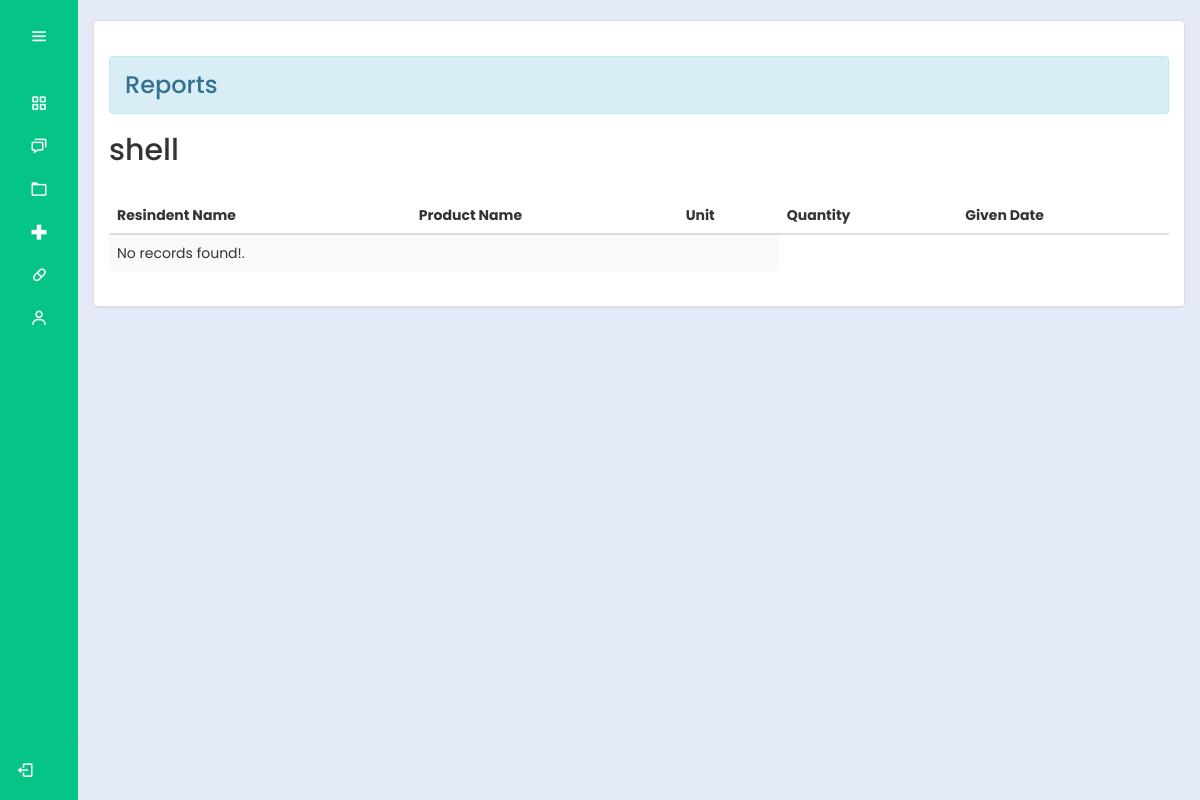
/bhw/report.php?productId=55 (signed in), run on an earlier commit of the app's database.
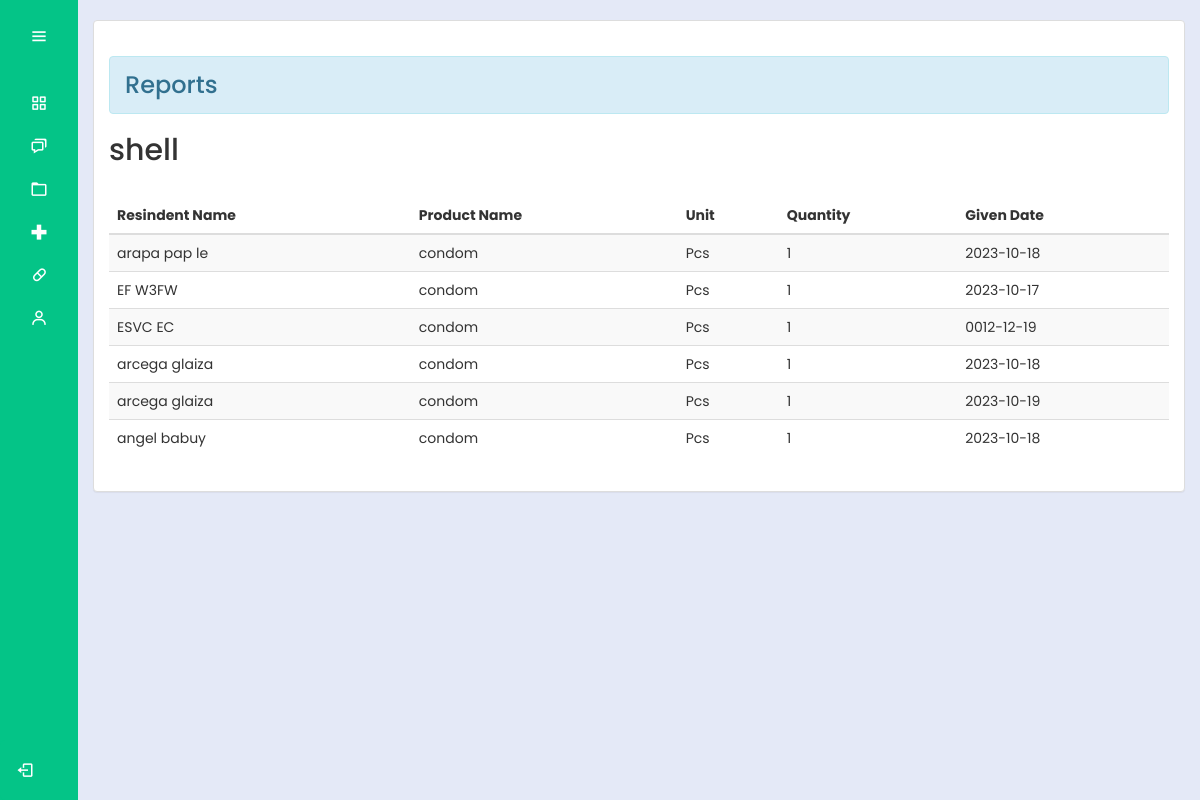
And on a later commit of the database.
### tables this page shows
CREATE TABLE `medicines` (
  `productId` int(30) NOT NULL,
  `productName` varchar(100) NOT NULL,
  `sponsor` varchar(100) NOT NULL,
  `unit` varchar(100) NOT NULL,
  `batch` varchar(100) NOT NULL,
  `quantity1` int(10) NOT NULL,
  `total` int(10) NOT NULL,
  `expDate` date NOT NULL,
  `status` varchar(100) NOT NULL
);

CREATE TABLE `request_medicine` (
  `req_med_Id` int(11) NOT NULL,
  `residentId` varchar(100) NOT NULL,
  `lastName` varchar(200) NOT NULL,
  `firstName` varchar(200) NOT NULL,
  `middleName` varchar(200) NOT NULL,
  `productId` varchar(100) NOT NULL,
  `productName` varchar(200) NOT NULL,
  `unit` varchar(100) NOT NULL,
  `quantity_req` int(100) NOT NULL,
  `givenDate` date NOT NULL
);

### bhw/report.php (the view, shortened to what this page needs)
<?php
@include "../connection/connect.php";
if(isset($_SESSION['user_data'])){
?>
<!DOCTYPE html>
<html lang="en">
<head>
  <link rel="stylesheet" href="../cssmainmenu/style.css">
  <link href='https://unpkg.com/boxicons@2.1.4/css/boxicons.min.css' rel='stylesheet'>
  <link rel = "stylesheet" type = "text/css" href = "../css/bootstrap.css " />
  <link rel = "stylesheet" type = "text/css" href = "../css/style.css" />
    <link rel="stylesheet"  href="vendor/DataTables/jquery.datatables.min.css">
    <link rel="stylesheet"  href="vendor/DataTables/buttons.datatables.min.css">
</head>
<body>
<?php try {
    include_once('side_menu.php');
} catch (Exception $e) {
    echo "Error: " . $e->getMessage();
}
 ?>
  <section class="home-section">
    <br>
				<div class="container-fluid">
		<div class="panel panel-default">
			<div class="panel-body">
				<h3><div class="alert alert-info">Reports</div></h3>
      <div>
        <?php
            if (isset($_GET['productId'])) {
              $desiredProductId = $_GET['productId'];
              $query = $mysqli->query("SELECT * FROM medicines WHERE productId = '$desiredProductId'");
              while ($fetch = $query->fetch_assoc()) {
                echo '<h2>' . $fetch['sponsor'] . '</h2>';
            }
          } else {
              echo '<tr><td colspan="3">product ID not provided in the URL.</td></tr>';
          }
        ?>
      </div>
    <br />
          <table id="table" class="table table-striped">
            <thead>
              <tr>
                <th>Resindent Name</th>
                <th>Product Name</th>
                <th>Unit</th>
                <th>Quantity</th>
                <th>Given Date</th>
              </tr>
            </thead>
          <tbody>
      <?php
          if (isset($_GET['productId'])) {
              $desiredProductId = $_GET['productId'];
              $query = $mysqli->query("SELECT * FROM request_medicine WHERE productId = '$desiredProductId'");
              if ($query->num_rows > 0) {
                  while ($fetch = $query->fetch_assoc()) {
                      echo '<tr>';
                      echo '<td>' . $fetch['lastName'] . ' ' . $fetch['firstName'] . ' ' . $fetch['middleName'] . '</td>';
                      echo '<td>' . $fetch['productName'] . '</td>';
                      echo '<td>' . $fetch['unit'] . '</td>';
                      echo '<td>' . $fetch['quantity_req'] . '</td>';
                      echo '<td>' . $fetch['givenDate'] . '</td>';
                      echo '</tr>';
                  }
              } else {
                  echo '<tr><td colspan="3">No records found!.</td></tr>';
              }
          } else {
              echo '<tr><td colspan="3">Product ID not provided in the URL.</td></tr>';
          }
          ?>
            </tbody>
          </table>
        </div>
      </div>
    </div>
</section>
</body>
</html>
<?php
}
else{
	header("Location:.././index.php?error=UnAuthorized Access");
}

What changed in the data, as far as the page shows it:
changed medicines "shell": total 0 → 8 (drawn)
added request_medicine: lastName "arapa", firstName "pap", middleName "le", productName "condom", unit "Pcs", quantity_req "1", givenDate "2023-10-18"
added request_medicine: lastName "EF", firstName "W3FW", productName "condom", unit "Pcs", quantity_req "1", givenDate "2023-10-17"
added request_medicine: lastName "ESVC", firstName "EC", productName "condom", unit "Pcs", quantity_req "1", givenDate "0012-12-19"
added request_medicine: lastName "arcega", firstName "glaiza", productName "condom", unit "Pcs", quantity_req "1", givenDate "2023-10-18"
added request_medicine: lastName "arcega", firstName "glaiza", productName "condom", unit "Pcs", quantity_req "1", givenDate "2023-10-19"
added request_medicine: lastName "angel", firstName "babuy", productName "condom", unit "Pcs", quantity_req "1", givenDate "2023-10-18"
Also different on the page:
text no longer shown: "No records found!."
